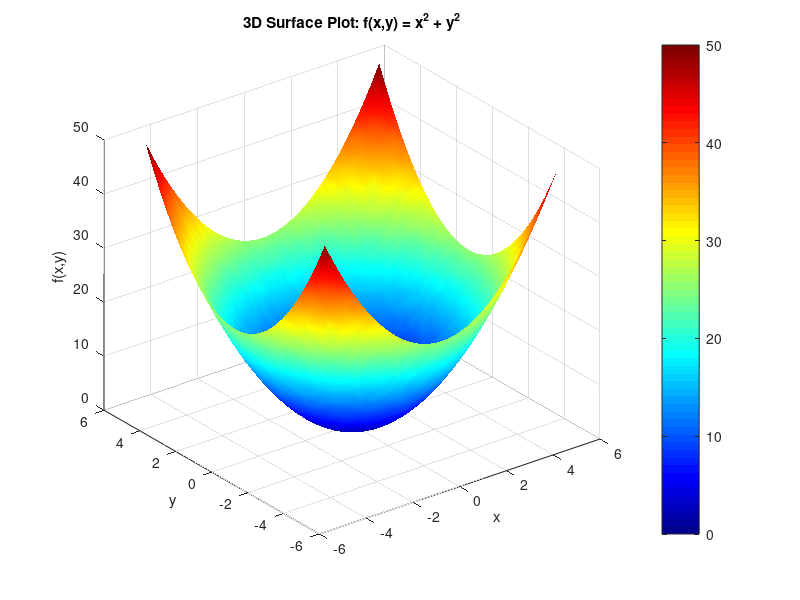

This chart was generated by the following MATLAB code:

clear;
close all;

% 1) Grid oluşturma 
[x,y] = meshgrid(-5:0.2:5 , -5:0.2:5);

% 2) Fonksiyon tanımı
z = x.^2 + y.^2;

% 3) 3 Boyutlu yüzey grafiği
figure
surf(x,y,z)
shading interp
colormap jet
colorbar

xlabel('x')
ylabel('y')
zlabel('f(x,y)')
title('3D Surface Plot: f(x,y) = x^2 + y^2')
grid on

